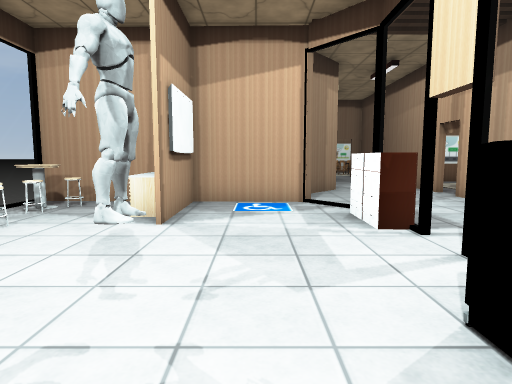
[1] (above)

12 first-person views from a walk through a Unity game level. The camera is 1.2 m above the floor, tilts 6° down and sees 75° across. The floor is counted in squares, 1 m on a side. Each view is taken from the middle of a square. On the plan, view 1 faces up. The plan holds only what a view shows up to about 14 squares ahead; the rest is blank. The place goes on beyond the plan. The player character is not drawn. Some animated figures are left out. Door leaves are left out, so doorways stand open. Some surface patterns are stand-ins.

[2]
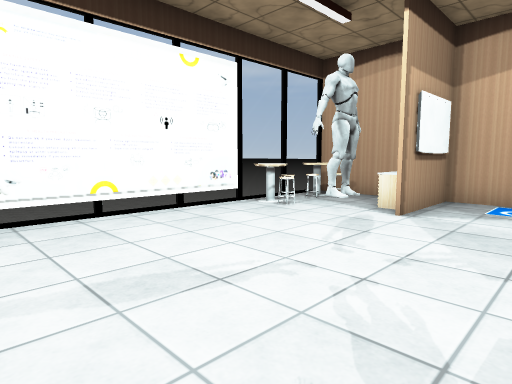

[3]
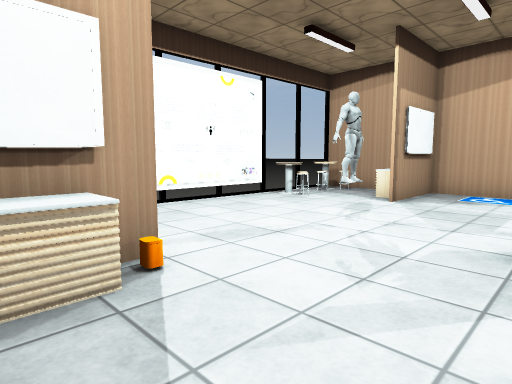

[4]
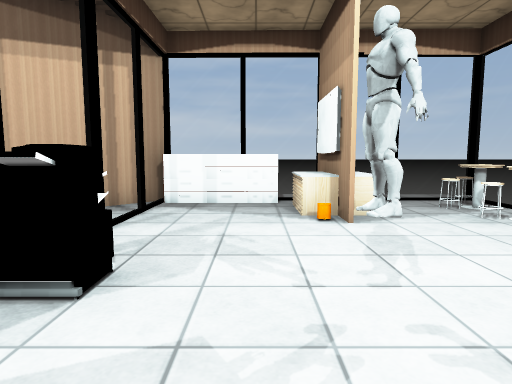

[5]
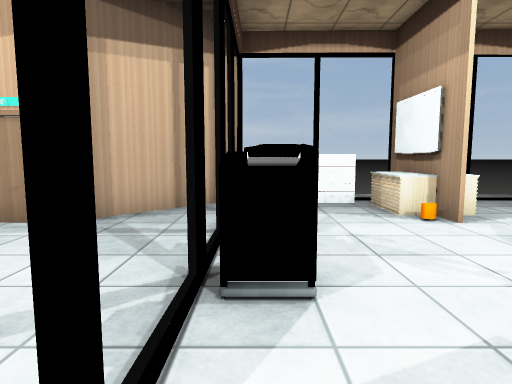

[6]
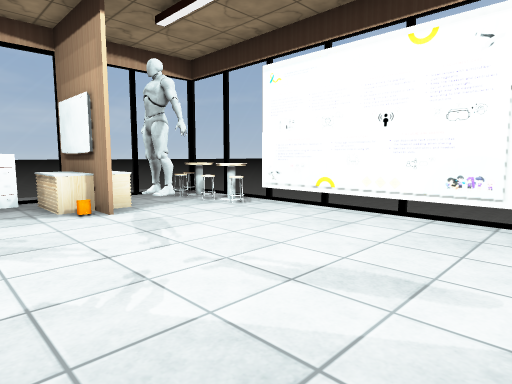

[7]
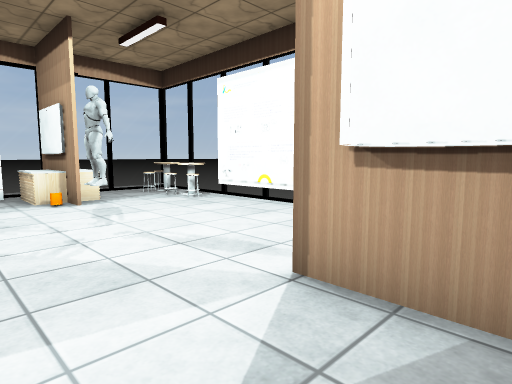

[8]
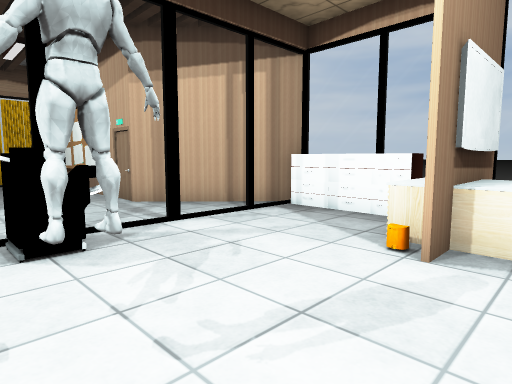

[9]
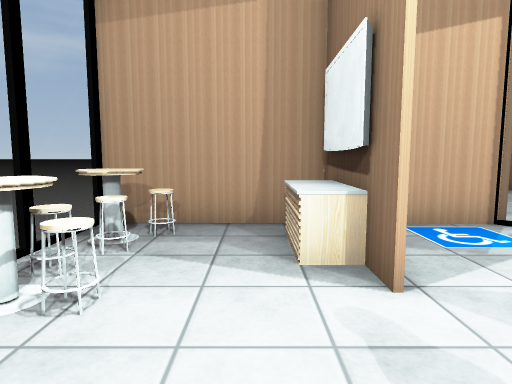

[10]
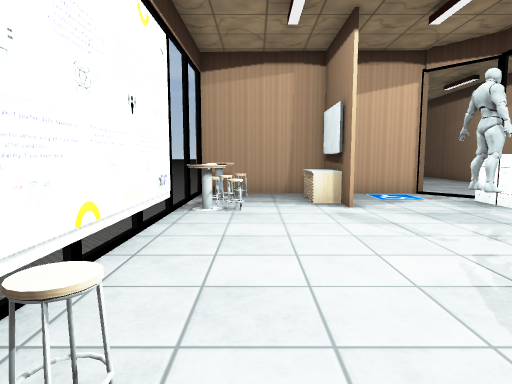

[11]
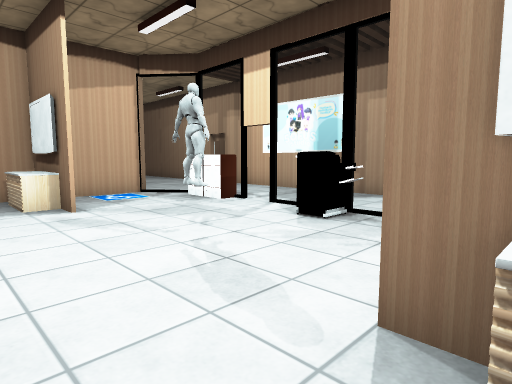

[12]
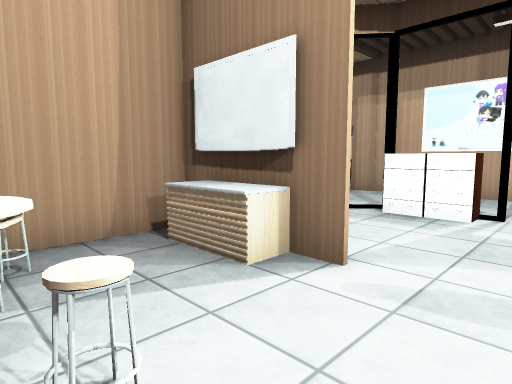

### Floor plan
Key: @ floor where view 1 was taken; # wall or solid block; . floor; D open door; = window, fence, low wall or low ledge; v drop or lower ground; O other object.
Columns run from 6 left of view 1 to 5 right of it. Each row starts with its distance up from view 1.
 11         #.
 10         D..
  9 ##### ##=..
  8 vOO.#...==.
  7 vO..#O..O=.
  6 vOO.#...O=.
  5 #O.......D.
  4 #........D.
  3 #....O... .
  2 #....O..O=.
  1 #.......O=.
  0 #.....@..=.
 -1 #O.......=##
 -2 vO..#O...=##
 -3 #OOO#O...=#
 -4 ====#=OOO#

Positions as (right, up) in squares from view 1, and headings:
1: (0, 0), facing up
2: (1, -1), facing up-left
3: (2, -3), facing up-left
4: (0, 5), facing down
5: (2, 5), facing down
6: (1, 6), facing down-left
7: (1, 8), facing down-left
8: (-3, 3), facing down-right
9: (-3, 3), facing up
10: (-4, -2), facing up
11: (-4, -2), facing up-right
12: (-5, 4), facing up-right
